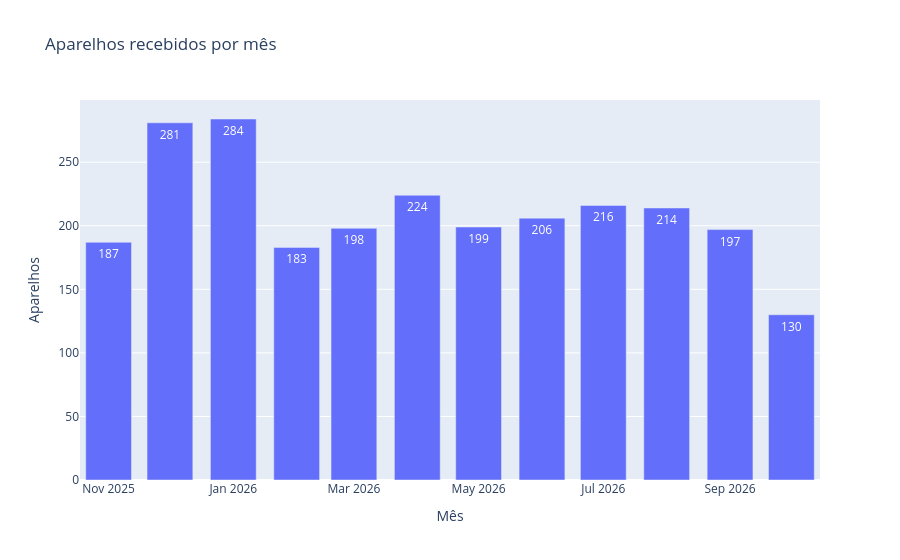

Notebook code cell kept with this figure:
### Markdown cell above
## 2. Aparelhos recebidos por mês e por dia da semana

### Code cell
por_mes = df.groupby("mes").size().reset_index(name="aparelhos")

fig = px.bar(por_mes, x="mes", y="aparelhos", title="Aparelhos recebidos por mês", text="aparelhos")
fig.update_layout(xaxis_title="Mês", yaxis_title="Aparelhos")
fig.show()

### Figure 1 — Plotly figure (JSON) as saved in the notebook; plotly's stock layout.template omitted (floating-point values rounded to 4 significant figures)
{"data": [{"hovertemplate": "mes=%{x}<br>aparelhos=%{text}<extra></extra>", "legendgroup": "", "marker": {"color": "#636efa", "pattern": {"shape": ""}}, "name": "", "orientation": "v", "showlegend": false, "text": [187.0, 281.0, 284.0, 183.0, 198.0, 224.0, 199.0, 206.0, 216.0, 214.0, 197.0, 130.0], "textposition": "auto", "type": "bar", "x": ["2025-11", "2025-12", "2026-01", "2026-02", "2026-03", "2026-04", "2026-05", "2026-06", "2026-07", "2026-08", "2026-09", "2026-10"], "xaxis": "x", "y": [187, 281, 284, 183, 198, 224, 199, 206, 216, 214, 197, 130], "yaxis": "y"}], "layout": {"barmode": "relative", "legend": {"tracegroupgap": 0}, "title": {"text": "Aparelhos recebidos por mês"}, "xaxis": {"anchor": "y", "domain": [0.0, 1.0], "title": {"text": "Mês"}}, "yaxis": {"anchor": "x", "domain": [0.0, 1.0], "title": {"text": "Aparelhos"}}}}
